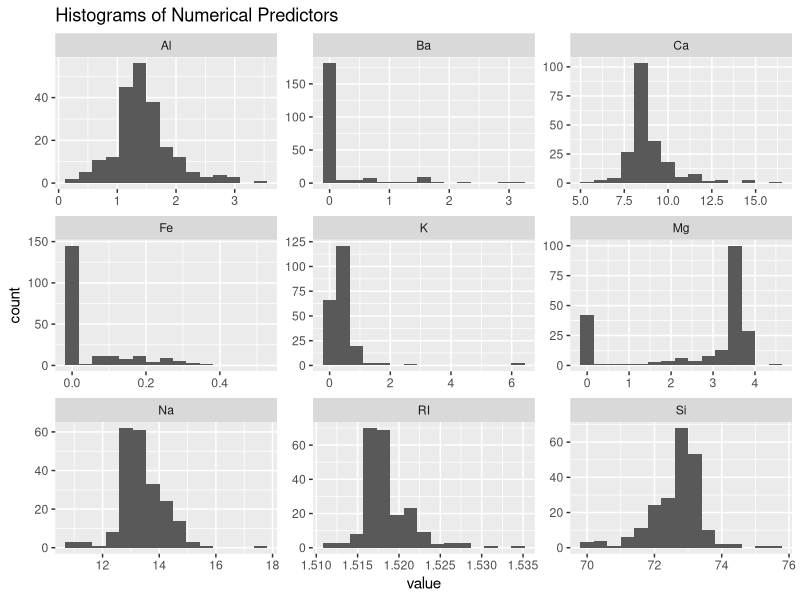
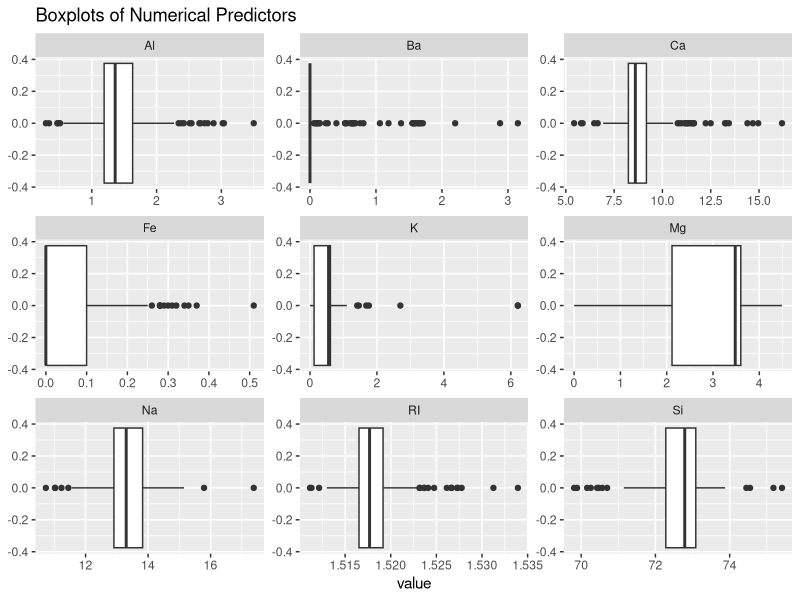
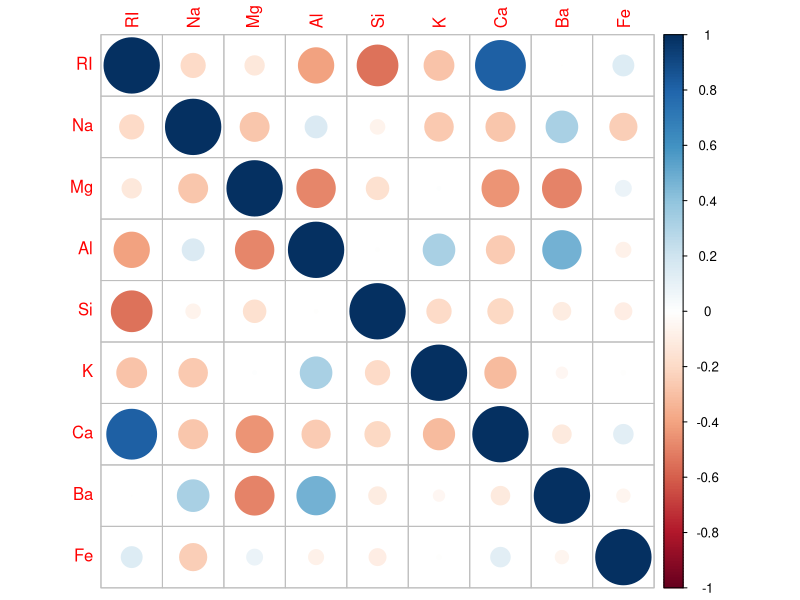
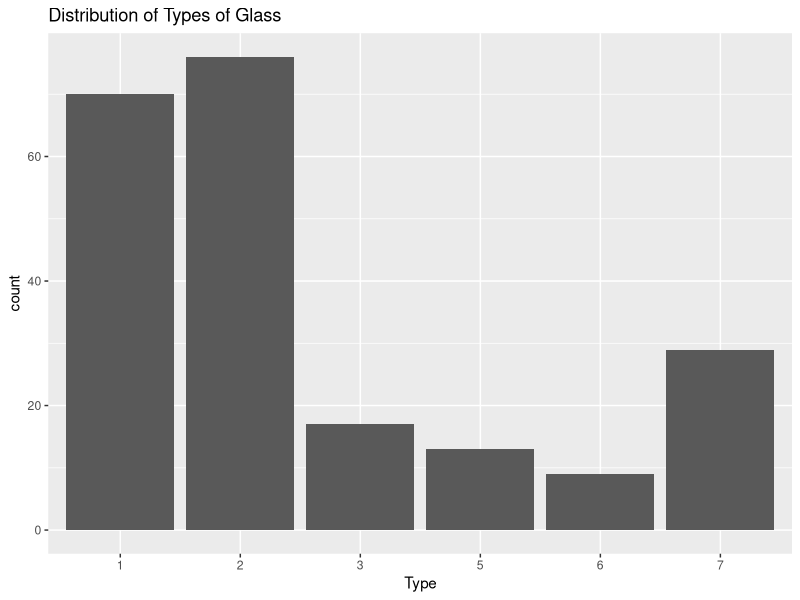
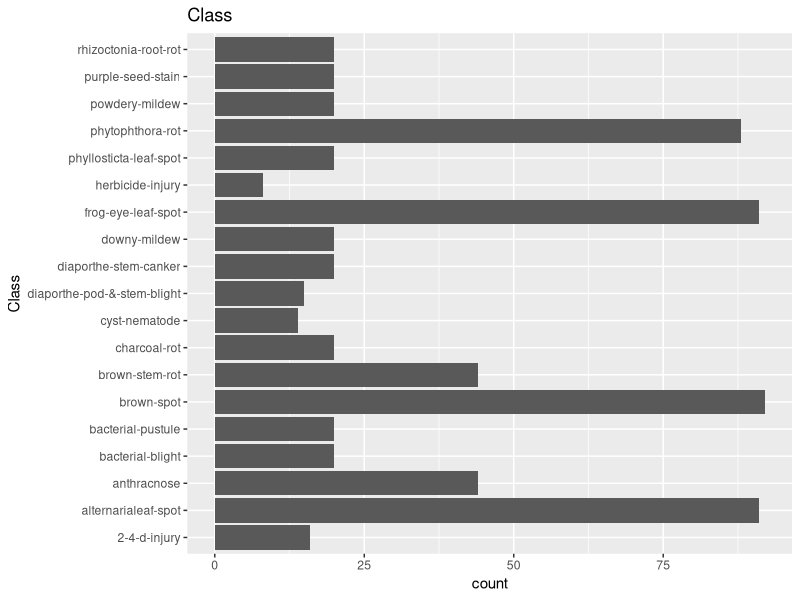
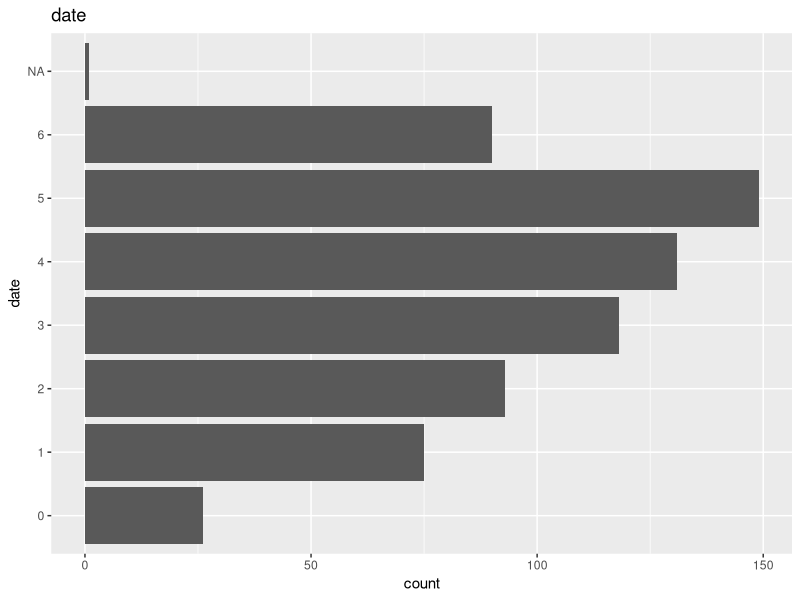
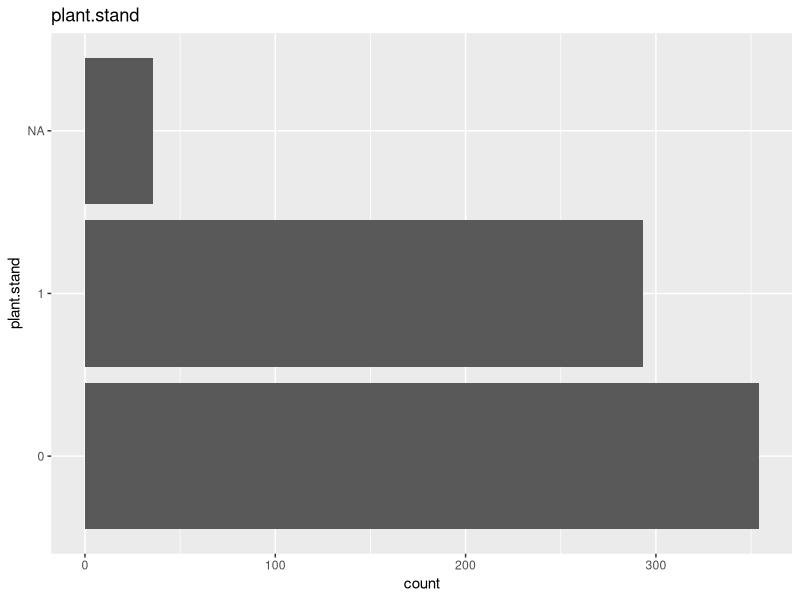
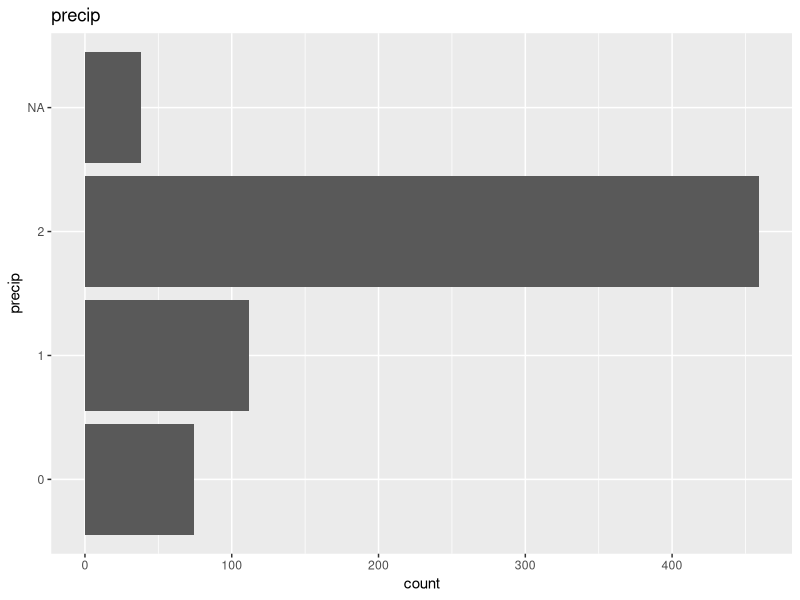

Reproduce these figures in R, in order.
library(mlbench) 
library(tidyverse)
library(corrplot)
library(e1071)
library(caret)

data(Glass)

Glass %>%
  keep(is.numeric) %>%
  gather() %>%
  ggplot(aes(value)) + 
  geom_histogram(bins = 15) + 
  facet_wrap(~key, scales = 'free') +
  ggtitle("Histograms of Numerical Predictors")

Glass %>%
  keep(is.numeric) %>%
  gather() %>%
  ggplot(aes(value)) + 
  geom_boxplot() + 
  facet_wrap(~key, scales = 'free') +
  ggtitle("Boxplots of Numerical Predictors")

Glass %>%
  keep(is.numeric) %>%
  cor() %>%
  corrplot() 

Glass %>%
  ggplot() +
  geom_bar(aes(x = Type)) +
  ggtitle("Distribution of Types of Glass")

#b

Glass %>%
  keep(is.numeric) %>%
  apply(., 2, skewness) %>%
  round(4)

#c
Glass %>%
  keep(is.numeric) %>%
  mutate_all(funs(BoxCoxTrans(.)$lambda)) %>%
  head(1)


#3.2
#a
data(Soybean)

columns <- colnames(Soybean)

lapply(columns,
       function(col) {
         ggplot(Soybean, 
                aes_string(col)) + geom_bar() + coord_flip() + ggtitle(col)})

#b
Soybean %>%
  summarise_all(list(~is.na(.)))%>%
  pivot_longer(everything(), names_to = "variables", values_to="missing") %>%
  count(variables, missing) %>%
  ggplot(aes(y = variables, x=n, fill = missing))+
  geom_col(position = "fill") +
  labs(title = "Proportion of Missing Values",
       x = "Proportion") +
  scale_fill_manual(values=c("grey","red"))





Soybean %>%
  group_by(Class) %>%
  mutate(class_Total = n()) %>%
  ungroup() %>%
  filter(!complete.cases(.)) %>%
  group_by(Class) %>%
  mutate(Missing = n(),
         Proportion =  Missing / class_Total) %>% 
  ungroup()%>%
  select(Class, Proportion) %>%
  distinct()




Soybean %>%
  filter(!Class %in% c("phytophthora-rot", "diaporthe-pod-&-stem-blight", "cyst-nematode",
                       "2-4-d-injury", "herbicide-injury")) %>%
  summarise_all(list(~is.na(.)))%>%
  pivot_longer(everything(), names_to = "variables", values_to="missing") %>%
  count(variables, missing) %>%
  ggplot(aes(y = variables, x=n, fill = missing))+
  geom_col(position = "fill") +
  labs(title = "Proportion of Missing Values with Missing Classes Removed",
       x = "Proportion") +
  scale_fill_manual(values=c("grey","red"))

